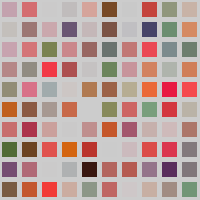
Frame 1 (no input)
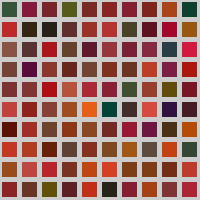
Frame 60 (the mouse pressed at the canvas centre just before this capture)
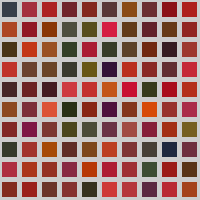
Frame 120 (the mouse held since frame 60 and released just before this capture)

The Processing sketch that drew these frames (run headless with seeded random() and noise(); from frame 60 on, the mouse is pressed at the canvas centre):

// Processing sketch: processing_13685
// ── processing_13685.pde

float y=100;
void setup() {
  size(200,200);
}
void draw() {
  for( int y=2; y<200; y=y+20 ) {
    for( int x=2; x<200; x=x+20) {
      noStroke();
      fill(random(255),random(100),random(80),random(255));
      rect(x,y,15,15);
  }
 }
}

           
